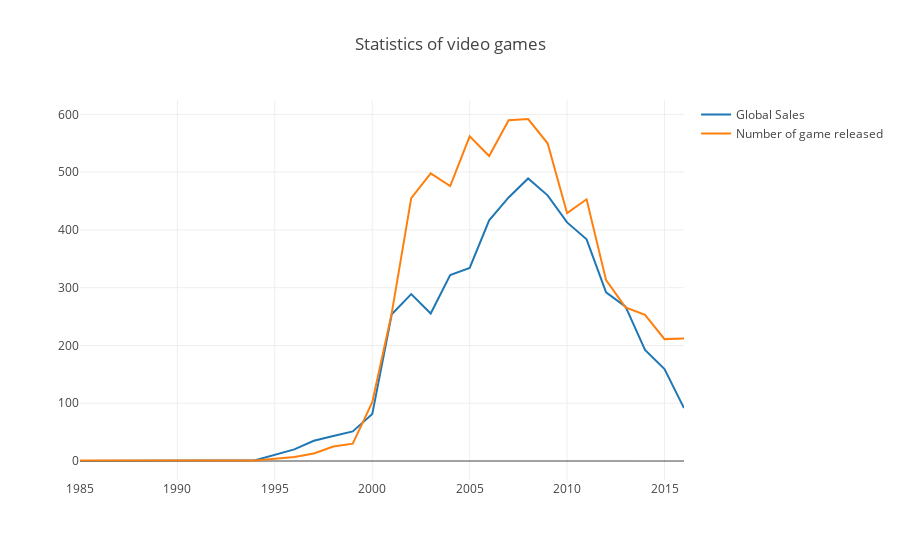

The notebook cell saved with this chart:
### Code cell
data = [trace0, trace1]
layout = {'title': 'Statistics of video games'}

# create Figure object and vizualize him
fig = go.Figure(data=data, layout=layout)
iplot(fig)

### Figure 1 — Plotly figure (JSON) as saved in the notebook; plotly's stock layout.template omitted (floating-point values rounded to 4 significant figures)
{"data": [{"name": "Global Sales", "type": "scatter", "x": [1985, 1988, 1992, 1994, 1996, 1997, 1998, 1999, 2000, 2001, 2002, 2003, 2004, 2005, 2006, 2007, 2008, 2009, 2010, 2011, 2012, 2013, 2014, 2015, 2016], "y": [0.03, 0.03, 0.03, 1.27, 20.1, 35.01, 43.18, 51.17, 81.24, 253.9, 288.8, 255.4, 321.8, 334.3, 416.7, 456.2, 489.1, 459.8, 413.0, 383.7, 291.9, 267.2, 192.4, 159.2, 91.56]}, {"name": "Number of game released", "type": "scatter", "x": [1985, 1988, 1992, 1994, 1996, 1997, 1998, 1999, 2000, 2001, 2002, 2003, 2004, 2005, 2006, 2007, 2008, 2009, 2010, 2011, 2012, 2013, 2014, 2015, 2016], "y": [1, 1, 1, 1, 7, 13, 25, 30, 102, 256, 455, 498, 476, 562, 528, 590, 592, 550, 429, 453, 313, 266, 253, 211, 212]}], "layout": {"title": "Statistics of video games"}}
